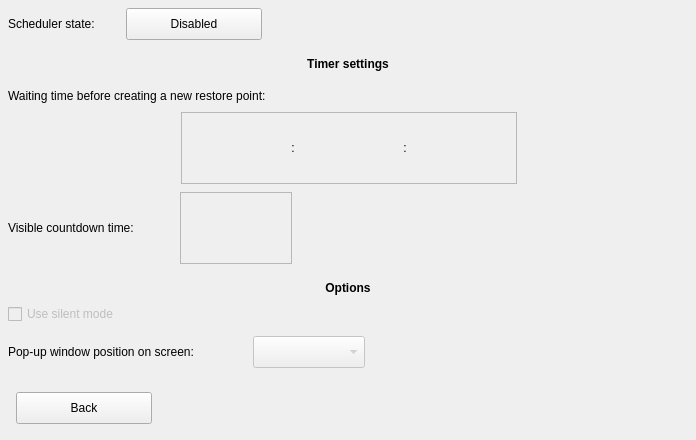
     <widget class="QWidget" name="schedulepanel" native="true">
      <property name="geometry">
       <rect>
        <x>697</x>
        <y>464</y>
        <width>696</width>
        <height>440</height>
       </rect>
      </property>
      <property name="autoFillBackground">
       <bool>true</bool>
      </property>
      <widget class="QLabel" name="schedulerstatetext">
       <property name="geometry">
        <rect>
         <x>8</x>
         <y>8</y>
         <width>113</width>
         <height>32</height>
        </rect>
       </property>
       <property name="text">
        <string>Scheduler state:</string>
       </property>
      </widget>
      <widget class="QPushButton" name="schedulerstate">
       <property name="geometry">
        <rect>
         <x>126</x>
         <y>8</y>
         <width>136</width>
         <height>32</height>
        </rect>
       </property>
       <property name="cursor">
        <cursorShape>PointingHandCursor</cursorShape>
       </property>
       <property name="focusPolicy">
        <enum>Qt::NoFocus</enum>
       </property>
       <property name="text">
        <string>Disabled</string>
       </property>
       <property name="iconSize">
        <size>
         <width>13</width>
         <height>13</height>
        </size>
       </property>
       <property name="checkable">
        <bool>true</bool>
       </property>
      </widget>
      <widget class="QLabel" name="label_24">
       <property name="geometry">
        <rect>
         <x>0</x>
         <y>48</y>
         <width>696</width>
         <height>32</height>
        </rect>
       </property>
       <property name="font">
        <font>
         <weight>75</weight>
         <bold>true</bold>
        </font>
       </property>
       <property name="text">
        <string>Timer settings</string>
       </property>
       <property name="alignment">
        <set>Qt::AlignCenter</set>
       </property>
      </widget>
      <widget class="QLabel" name="label_25">
       <property name="geometry">
        <rect>
         <x>0</x>
         <y>272</y>
         <width>696</width>
         <height>32</height>
        </rect>
       </property>
       <property name="font">
        <font>
         <weight>75</weight>
         <bold>true</bold>
        </font>
       </property>
       <property name="text">
        <string>Options</string>
       </property>
       <property name="alignment">
        <set>Qt::AlignCenter</set>
       </property>
      </widget>
      <widget class="QLabel" name="label_26">
       <property name="geometry">
        <rect>
         <x>8</x>
         <y>80</y>
         <width>680</width>
         <height>32</height>
        </rect>
       </property>
       <property name="text">
        <string>Waiting time before creating a new restore point:</string>
       </property>
      </widget>
      <widget class="QLabel" name="schedulersecondtext">
       <property name="geometry">
        <rect>
         <x>8</x>
         <y>212</y>
         <width>167</width>
         <height>32</height>
        </rect>
       </property>
       <property name="text">
        <string>Visible countdown time:</string>
       </property>
      </widget>
      <widget class="QLabel" name="windowpositiontext">
       <property name="geometry">
        <rect>
         <x>8</x>
         <y>336</y>
         <width>240</width>
         <height>32</height>
        </rect>
       </property>
       <property name="text">
        <string>Pop-up window position on screen:</string>
       </property>
      </widget>
      <widget class="QCheckBox" name="silentmode">
       <property name="enabled">
        <bool>false</bool>
       </property>
       <property name="geometry">
        <rect>
         <x>8</x>
         <y>304</y>
         <width>138</width>
         <height>20</height>
        </rect>
       </property>
       <property name="cursor">
        <cursorShape>PointingHandCursor</cursorShape>
       </property>
       <property name="focusPolicy">
        <enum>Qt::NoFocus</enum>
       </property>
       <property name="text">
        <string>Use silent mode</string>
       </property>
      </widget>
      <widget class="QComboBox" name="windowposition">
       <property name="enabled">
        <bool>false</bool>
       </property>
       <property name="geometry">
        <rect>
         <x>253</x>
         <y>336</y>
         <width>112</width>
         <height>32</height>
        </rect>
       </property>
       <property name="minimumSize">
        <size>
         <width>112</width>
         <height>32</height>
        </size>
       </property>
       <property name="cursor">
        <cursorShape>PointingHandCursor</cursorShape>
       </property>
       <property name="focusPolicy">
        <enum>Qt::NoFocus</enum>
       </property>
      </widget>
      <widget class="QPushButton" name="schedulerback">
       <property name="geometry">
        <rect>
         <x>16</x>
         <y>392</y>
         <width>136</width>
         <height>32</height>
        </rect>
       </property>
       <property name="cursor">
        <cursorShape>PointingHandCursor</cursorShape>
       </property>
       <property name="text">
        <string>Back</string>
       </property>
      </widget>
      <widget class="QFrame" name="schedulerdayhrminpanel">
       <property name="geometry">
        <rect>
         <x>181</x>
         <y>112</y>
         <width>336</width>
         <height>72</height>
        </rect>
       </property>
       <property name="autoFillBackground">
        <bool>true</bool>
       </property>
       <property name="frameShape">
        <enum>QFrame::StyledPanel</enum>
       </property>
       <property name="frameShadow">
        <enum>QFrame::Sunken</enum>
       </property>
       <widget class="QPushButton" name="dayup">
        <property name="enabled">
         <bool>false</bool>
        </property>
        <property name="geometry">
         <rect>
          <x>0</x>
          <y>0</y>
          <width>112</width>
          <height>24</height>
         </rect>
        </property>
        <property name="cursor">
         <cursorShape>PointingHandCursor</cursorShape>
        </property>
        <property name="focusPolicy">
         <enum>Qt::NoFocus</enum>
        </property>
        <property name="toolTip">
         <string>More</string>
        </property>
        <property name="icon">
         <iconset resource="pictures.qrc">
          <normaloff>:/pictures/up.png</normaloff>:/pictures/up.png</iconset>
        </property>
        <property name="iconSize">
         <size>
          <width>24</width>
          <height>12</height>
         </size>
        </property>
        <property name="autoRepeat">
         <bool>true</bool>
        </property>
        <property name="autoRepeatInterval">
         <number>50</number>
        </property>
        <property name="flat">
         <bool>true</bool>
        </property>
       </widget>
       <widget class="QPushButton" name="hourup">
        <property name="enabled">
         <bool>false</bool>
        </property>
        <property name="geometry">
         <rect>
          <x>112</x>
          <y>0</y>
          <width>112</width>
          <height>24</height>
         </rect>
        </property>
        <property name="cursor">
         <cursorShape>PointingHandCursor</cursorShape>
        </property>
        <property name="focusPolicy">
         <enum>Qt::NoFocus</enum>
        </property>
        <property name="toolTip">
         <string>More</string>
        </property>
        <property name="icon">
         <iconset resource="pictures.qrc">
          <normaloff>:/pictures/up.png</normaloff>:/pictures/up.png</iconset>
        </property>
        <property name="iconSize">
         <size>
          <width>24</width>
          <height>12</height>
         </size>
        </property>
        <property name="autoRepeat">
         <bool>true</bool>
        </property>
        <property name="autoRepeatInterval">
         <number>50</number>
        </property>
        <property name="flat">
         <bool>true</bool>
        </property>
       </widget>
       <widget class="QPushButton" name="minuteup">
        <property name="enabled">
         <bool>false</bool>
        </property>
        <property name="geometry">
         <rect>
          <x>224</x>
          <y>0</y>
          <width>112</width>
          <height>24</height>
         </rect>
        </property>
        <property name="cursor">
         <cursorShape>PointingHandCursor</cursorShape>
        </property>
        <property name="focusPolicy">
         <enum>Qt::NoFocus</enum>
        </property>
        <property name="toolTip">
         <string>More</string>
        </property>
        <property name="icon">
         <iconset resource="pictures.qrc">
          <normaloff>:/pictures/up.png</normaloff>:/pictures/up.png</iconset>
        </property>
        <property name="iconSize">
         <size>
          <width>24</width>
          <height>12</height>
         </size>
        </property>
        <property name="autoRepeat">
         <bool>true</bool>
        </property>
        <property name="autoRepeatInterval">
         <number>50</number>
        </property>
        <property name="flat">
         <bool>true</bool>
        </property>
       </widget>
       <widget class="QPushButton" name="minutedown">
        <property name="enabled">
         <bool>false</bool>
        </property>
        <property name="geometry">
         <rect>
          <x>224</x>
          <y>48</y>
          <width>112</width>
          <height>24</height>
         </rect>
        </property>
        <property name="cursor">
         <cursorShape>PointingHandCursor</cursorShape>
        </property>
        <property name="focusPolicy">
         <enum>Qt::NoFocus</enum>
        </property>
        <property name="toolTip">
         <string>Less</string>
        </property>
        <property name="icon">
         <iconset resource="pictures.qrc">
          <normaloff>:/pictures/down.png</normaloff>:/pictures/down.png</iconset>
        </property>
        <property name="iconSize">
         <size>
          <width>24</width>
          <height>12</height>
         </size>
        </property>
        <property name="autoRepeat">
         <bool>true</bool>
        </property>
        <property name="autoRepeatInterval">
         <number>50</number>
        </property>
        <property name="flat">
         <bool>true</bool>
        </property>
       </widget>
       <widget class="QPushButton" name="hourdown">
        <property name="enabled">
         <bool>false</bool>
        </property>
        <property name="geometry">
         <rect>
          <x>112</x>
          <y>48</y>
          <width>112</width>
          <height>24</height>
         </rect>
        </property>
        <property name="cursor">
         <cursorShape>PointingHandCursor</cursorShape>
        </property>
        <property name="focusPolicy">
         <enum>Qt::NoFocus</enum>
        </property>
        <property name="toolTip">
         <string>Less</string>
        </property>
        <property name="icon">
         <iconset resource="pictures.qrc">
          <normaloff>:/pictures/down.png</normaloff>:/pictures/down.png</iconset>
        </property>
        <property name="iconSize">
         <size>
          <width>24</width>
          <height>12</height>
         </size>
        </property>
        <property name="autoRepeat">
         <bool>true</bool>
        </property>
        <property name="autoRepeatInterval">
         <number>50</number>
        </property>
        <property name="flat">
         <bool>true</bool>
        </property>
       </widget>
       <widget class="QPushButton" name="daydown">
        <property name="enabled">
         <bool>false</bool>
        </property>
        <property name="geometry">
         <rect>
          <x>0</x>
          <y>48</y>
          <width>112</width>
          <height>24</height>
         </rect>
        </property>
        <property name="cursor">
         <cursorShape>PointingHandCursor</cursorShape>
        </property>
        <property name="focusPolicy">
         <enum>Qt::NoFocus</enum>
        </property>
        <property name="toolTip">
         <string>Less</string>
        </property>
        <property name="icon">
         <iconset resource="pictures.qrc">
          <normaloff>:/pictures/down.png</normaloff>:/pictures/down.png</iconset>
        </property>
        <property name="iconSize">
         <size>
          <width>24</width>
          <height>12</height>
         </size>
        </property>
        <property name="autoRepeat">
         <bool>true</bool>
        </property>
        <property name="autoRepeatInterval">
         <number>50</number>
        </property>
        <property name="flat">
         <bool>true</bool>
        </property>
       </widget>
       <widget class="QLabel" name="schedulerday">
        <property name="geometry">
         <rect>
          <x>8</x>
          <y>24</y>
          <width>96</width>
          <height>24</height>
         </rect>
        </property>
        <property name="autoFillBackground">
         <bool>true</bool>
        </property>
        <property name="alignment">
         <set>Qt::AlignCenter</set>
        </property>
       </widget>
       <widget class="QLabel" name="label_30">
        <property name="geometry">
         <rect>
          <x>104</x>
          <y>24</y>
          <width>16</width>
          <height>24</height>
         </rect>
        </property>
        <property name="text">
         <string notr="true">:</string>
        </property>
        <property name="alignment">
         <set>Qt::AlignCenter</set>
        </property>
       </widget>
       <widget class="QLabel" name="schedulerhour">
        <property name="geometry">
         <rect>
          <x>120</x>
          <y>24</y>
          <width>96</width>
          <height>24</height>
         </rect>
        </property>
        <property name="autoFillBackground">
         <bool>true</bool>
        </property>
        <property name="alignment">
         <set>Qt::AlignCenter</set>
        </property>
       </widget>
       <widget class="QLabel" name="label_32">
        <property name="geometry">
         <rect>
          <x>216</x>
          <y>24</y>
          <width>16</width>
          <height>24</height>
         </rect>
        </property>
        <property name="text">
         <string notr="true">:</string>
        </property>
        <property name="alignment">
         <set>Qt::AlignCenter</set>
        </property>
       </widget>
       <widget class="QLabel" name="schedulerminute">
        <property name="geometry">
         <rect>
          <x>232</x>
          <y>24</y>
          <width>96</width>
          <height>24</height>
         </rect>
        </property>
        <property name="autoFillBackground">
         <bool>true</bool>
        </property>
        <property name="alignment">
         <set>Qt::AlignCenter</set>
        </property>
       </widget>
      </widget>
      <widget class="QFrame" name="schedulersecondpanel">
       <property name="geometry">
        <rect>
         <x>180</x>
         <y>192</y>
         <width>112</width>
         <height>72</height>
        </rect>
       </property>
       <property name="autoFillBackground">
        <bool>true</bool>
       </property>
       <property name="frameShape">
        <enum>QFrame::StyledPanel</enum>
       </property>
       <property name="frameShadow">
        <enum>QFrame::Sunken</enum>
       </property>
       <widget class="QPushButton" name="secondup">
        <property name="enabled">
         <bool>false</bool>
        </property>
        <property name="geometry">
         <rect>
          <x>0</x>
          <y>0</y>
          <width>112</width>
          <height>24</height>
         </rect>
        </property>
        <property name="cursor">
         <cursorShape>PointingHandCursor</cursorShape>
        </property>
        <property name="focusPolicy">
         <enum>Qt::NoFocus</enum>
        </property>
        <property name="toolTip">
         <string>More</string>
        </property>
        <property name="icon">
         <iconset resource="pictures.qrc">
          <normaloff>:/pictures/up.png</normaloff>:/pictures/up.png</iconset>
        </property>
        <property name="iconSize">
         <size>
          <width>24</width>
          <height>12</height>
         </size>
        </property>
        <property name="autoRepeat">
         <bool>true</bool>
        </property>
        <property name="autoRepeatInterval">
         <number>50</number>
        </property>
        <property name="flat">
         <bool>true</bool>
        </property>
       </widget>
       <widget class="QPushButton" name="seconddown">
        <property name="enabled">
         <bool>false</bool>
        </property>
        <property name="geometry">
         <rect>
          <x>0</x>
          <y>48</y>
          <width>112</width>
          <height>24</height>
         </rect>
        </property>
        <property name="cursor">
         <cursorShape>PointingHandCursor</cursorShape>
        </property>
        <property name="focusPolicy">
         <enum>Qt::NoFocus</enum>
        </property>
        <property name="toolTip">
         <string>Less</string>
        </property>
        <property name="icon">
         <iconset resource="pictures.qrc">
          <normaloff>:/pictures/down.png</normaloff>:/pictures/down.png</iconset>
        </property>
        <property name="iconSize">
         <size>
          <width>24</width>
          <height>12</height>
         </size>
        </property>
        <property name="autoRepeat">
         <bool>true</bool>
        </property>
        <property name="autoRepeatInterval">
         <number>50</number>
        </property>
        <property name="flat">
         <bool>true</bool>
        </property>
       </widget>
       <widget class="QLabel" name="schedulersecond">
        <property name="geometry">
         <rect>
          <x>8</x>
          <y>24</y>
          <width>96</width>
          <height>24</height>
         </rect>
        </property>
        <property name="autoFillBackground">
         <bool>true</bool>
        </property>
        <property name="alignment">
         <set>Qt::AlignCenter</set>
        </property>
       </widget>
      </widget>
     </widget>
